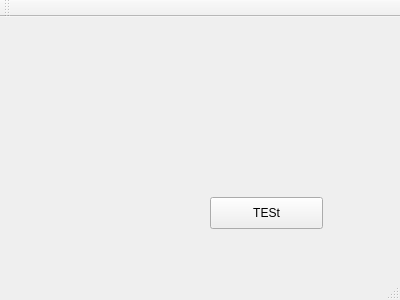
<?xml version="1.0" encoding="UTF-8"?>
<ui version="4.0">
 <class>MainWindow</class>
 <widget class="QMainWindow" name="MainWindow">
  <property name="geometry">
   <rect>
    <x>0</x>
    <y>0</y>
    <width>400</width>
    <height>300</height>
   </rect>
  </property>
  <property name="windowTitle">
   <string>MainWindow</string>
  </property>
  <widget class="QWidget" name="centralWidget">
   <widget class="QPushButton" name="pushButton">
    <property name="geometry">
     <rect>
      <x>210</x>
      <y>180</y>
      <width>113</width>
      <height>32</height>
     </rect>
    </property>
    <property name="text">
     <string>TESt</string>
    </property>
   </widget>
  </widget>
  <widget class="QMenuBar" name="menuBar">
   <property name="geometry">
    <rect>
     <x>0</x>
     <y>0</y>
     <width>400</width>
     <height>22</height>
    </rect>
   </property>
  </widget>
  <widget class="QToolBar" name="mainToolBar">
   <attribute name="toolBarArea">
    <enum>TopToolBarArea</enum>
   </attribute>
   <attribute name="toolBarBreak">
    <bool>false</bool>
   </attribute>
  </widget>
  <widget class="QStatusBar" name="statusBar"/>
 </widget>
 <layoutdefault spacing="6" margin="11"/>
 <resources/>
 <connections/>
</ui>
